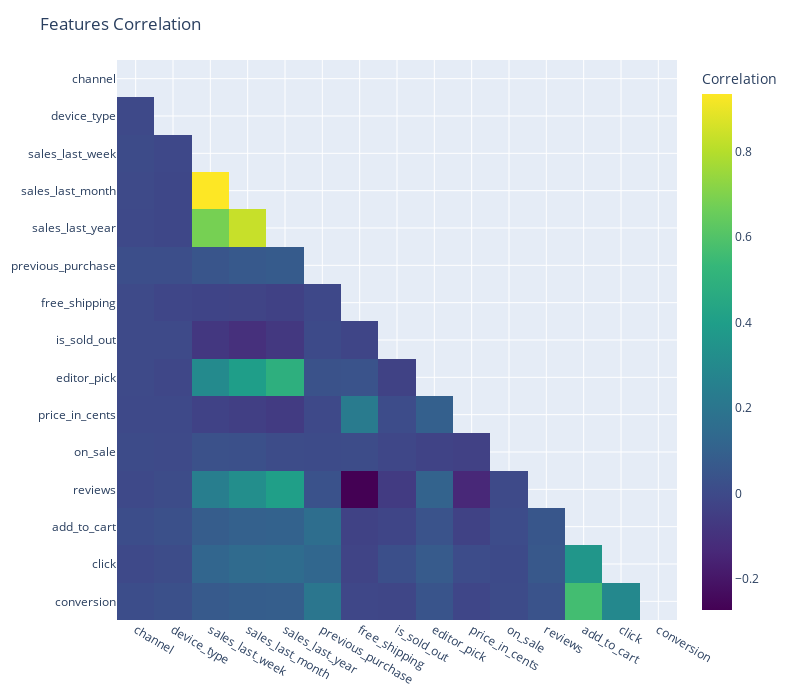

Notebook source saved alongside this figure:
### Markdown cell above
## Correlations

### Code cell
def correlation(df:pd.DataFrame=None, cols: list=[str]):
    df = df.drop(cols, axis=1)
    not_number = df.select_dtypes(exclude='number').columns
    # Factorize categorical features
    df[not_number] = df[not_number].apply(lambda x: pd.factorize(x)[0])
    correlation_matrix = df.corr(numeric_only=True)
    # Create mask for upper triangle
    mask = np.triu(np.ones_like(correlation_matrix, dtype=bool))
    correlation_matrix = correlation_matrix.mask(mask)
    return px.imshow(correlation_matrix,
            labels=dict(color="Correlation"),
            x=correlation_matrix.index,
            y=correlation_matrix.columns,
            color_continuous_scale='Viridis').update_layout(title="Features Correlation", width = 800, height= 700)

correlation(analysis_df, cols= cols_to_drop + ['merchant_region'])

### Figure 1 — Plotly figure (JSON) as saved in the notebook; plotly's stock layout.template omitted (floating-point values rounded to 4 significant figures; data arrays with more than 128 entries replaced by an {"elided": "..."} marker saying what was removed)
{"data": [{"coloraxis": "coloraxis", "hovertemplate": "x: %{x}<br>y: %{y}<br>Correlation: %{z}<extra></extra>", "name": "0", "type": "heatmap", "x": ["channel", "device_type", "sales_last_week", "sales_last_month", "sales_last_year", "previous_purchase", "free_shipping", "is_sold_out", "editor_pick", "price_in_cents", "on_sale", "reviews", "add_to_cart", "click", "conversion"], "xaxis": "x", "y": ["channel", "device_type", "sales_last_week", "sales_last_month", "sales_last_year", "previous_purchase", "free_shipping", "is_sold_out", "editor_pick", "price_in_cents", "on_sale", "reviews", "add_to_cart", "click", "conversion"], "yaxis": "y", "z": {"elided": "15x15 float values"}}], "layout": {"coloraxis": {"colorbar": {"title": {"text": "Correlation"}}, "colorscale": [[0, "#440154"], [0.1111, "#482878"], [0.2222, "#3e4989"], [0.3333, "#31688e"], [0.4444, "#26828e"], [0.5556, "#1f9e89"], [0.6667, "#35b779"], [0.7778, "#6ece58"], [0.8889, "#b5de2b"], [1, "#fde725"]]}, "height": 700, "margin": {"t": 60}, "title": {"text": "Features Correlation"}, "width": 800, "xaxis": {"anchor": "y", "constrain": "domain", "domain": [0, 1], "scaleanchor": "y"}, "yaxis": {"anchor": "x", "autorange": "reversed", "constrain": "domain", "domain": [0, 1]}}}
